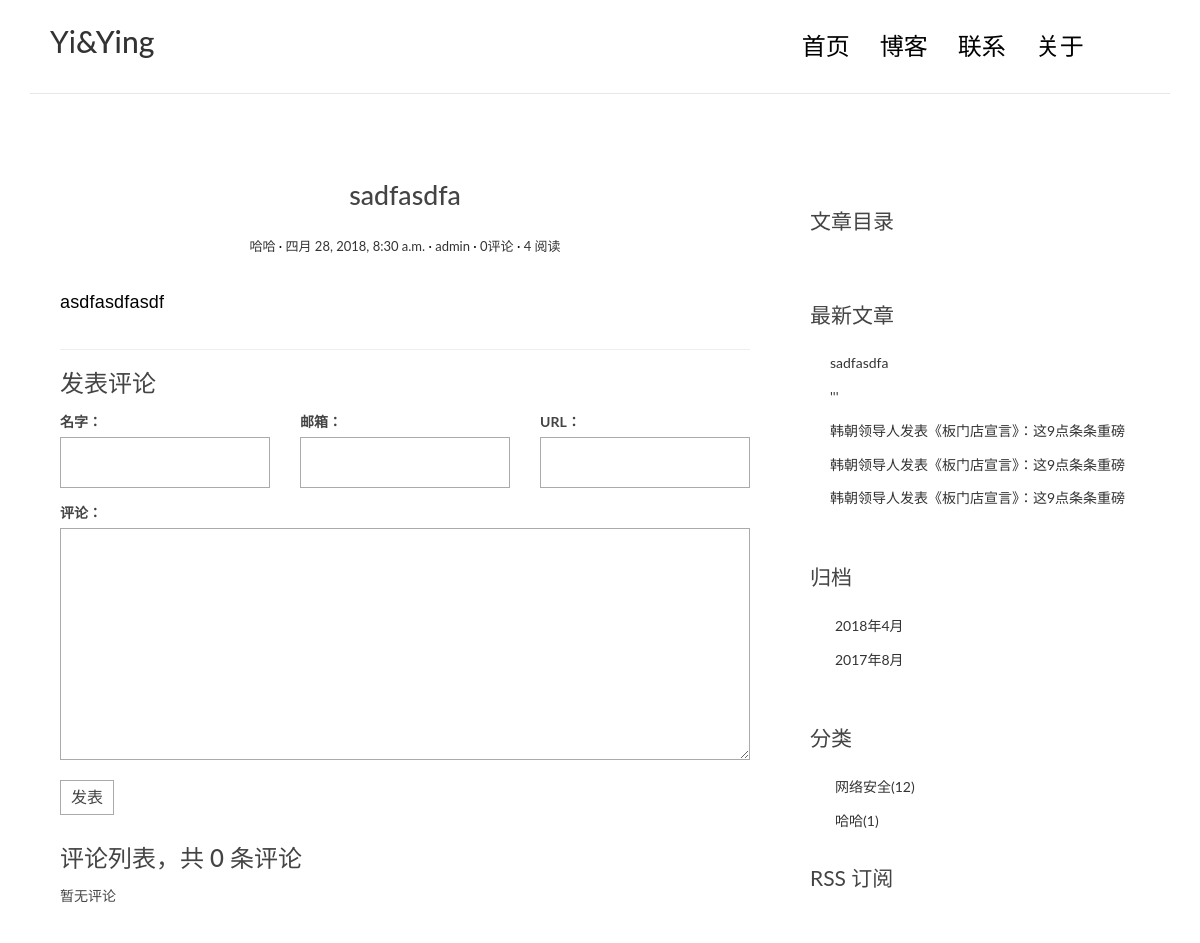
The page /post/13/ on the database its author committed.
### blog/models.py (models this page shows, shortened)
class Post(models.Model):
    title = models.CharField(max_length=70)
    body = models.TextField()
    excerpt = models.CharField(max_length=200,blank=True)
    created_time = models.DateTimeField()
    modified_time = models.DateTimeField()
    category = models.ForeignKey(Category,on_delete=models.CASCADE)
    tags = models.ManyToManyField(Tag, blank=True)
    author = models.ForeignKey(User,on_delete=models.CASCADE)
    views = models.PositiveIntegerField(default=0)
    def get_absolute_url(self):
        return reverse('blog:detail', kwargs={'pk':self.pk})
    def increase_views(self):
        self.views += 1
        self.save(update_fields=['views'])
    def save(self, *args, **kwargs):
        if not self.excerpt:
            md =markdown.Markdown(extensions=[
                'markdown.extensions.extra',
                'markdown.extensions.codehilite',])
            self.excerpt = strip_tags(md.convert(self.body))[:54]
        super(Post,self).save(*args, **kwargs)
    class Meta:
        ordering = ['-created_time','title']

class Category(models.Model):
    name = models.CharField(max_length=100)

### blog/views.py (the view)
# urls.py: url(r'^post/(?P<pk>[0-9]+)/$',views.detail,name='detail'),
def detail(request,pk):
    post = get_object_or_404(Post,pk=pk)
    post.increase_views()
    post.body = markdown.markdown(post.body,
                                  extensions=['markdown.extensions.extra',
                                             'markdown.extensions.codehilite',
                                             'markdown.extensions.toc',
                              ])
    form = CommentForm()
    comment_list = post.comment_set.all()
    context={'post':post,
             'form':form,
             'comment_list':comment_list}
    return render(request,'blog/detail.html',context=context)

### comments/forms.py
class CommentForm(forms.ModelForm):
    class Meta:
        model = Comment
        fields =['name','email','url','text']

### blog/templatetags/blog_tags.py (called while the page is built)
@register.simple_tag()
def get_recent_posts(num=5):
    return Post.objects.all().order_by('-created_time')[:num]

@register.simple_tag()
def archives():
    return Post.objects.dates('created_time','month',order='DESC')

@register.simple_tag()
def get_categories():
    return Category.objects.annotate(num_posts=Count('post')).filter(num_posts__gt=0)

### templates/blog/detail.html (shortened to what this page needs)
{% extends 'base.html' %}
{% block main %}
    <article class="post post-{{ post.pk }}">
        <header class="entry-header">
            <h1 class="entry-title">{{ post.title }}</h1>
            <div class="entry-meta">
                <span class="post-category"><a href="#">{{ post.category.name }}</a></span>
                <span class="post-date"><a href="#"><time class="entry-date"
                                                          datetime="{{ post.created_time }}">{{ post.created_time }}</time></a></span>
                <span class="post-author"><a href="#">{{ post.author }}</a></span>
                <span class="comments-link"><a href="#">{{post.comment_set.count}}评论</a></span>
                <span class="views-count"><a href="#">{{post.views}} 阅读</a></span>
            </div>
        </header>
        <div class="entry-content clearfix">
            {{ post.body|safe }}
        </div>
    </article>
    <section class="comment-area" id="comment-area">
        <hr>
        <h3>发表评论</h3>
        <form action="{% url 'comments:post_comment' post.pk %}" method="post" class="comment-form">
  <div class="row">
    <div class="col-md-4">
      <label for="{{ form.name.id_for_label }}">名字：</label>
      {{ form.name }}
    </div>
    <div class="col-md-4">
      <label for="{{ form.email.id_for_label }}">邮箱：</label>
      {{ form.email }}
    </div>
    <div class="col-md-4">
      <label for="{{ form.url.id_for_label }}">URL：</label>
      {{ form.url }}
    </div>
    <div class="col-md-12">
      <label for="{{ form.text.id_for_label }}">评论：</label>
      {{ form.text }}
      <button type="submit" class="comment-btn">发表</button>
    </div>
  </div>
</form>
        <div class="comment-list-panel">
            <h3>评论列表，共 <span>{{post.comment_set.count}}</span> 条评论</h3>
            <ul class="comment-list list-unstyled">
                {% for comment in comment_list %}
            <li class="comment-item">
                <span class="nickname">{{ comment.name }}</span>
                <time class="submit-date">{{ comment.created_time }}</time>
                <div class="text">
                {{ comment.text }}
                </div>
             </li>
            {% empty %}
        暂无评论
        {% endfor %}
</ul>
        </div>
    </section>
{% endblock main %}
{% block toc %}
    <div class="widget widget-content">
        <div class="widget widget-content">
        <h3 class="widget-title">文章目录</h3>
    </div>
{% endblock toc %}

### templates/base.html (shortened to what this page needs)
{%load staticfiles%}
{%load blog_tags%}
<!DOCTYPE html>
<html>
<head>
    <link rel="stylesheet" href="css/bootstrap.min.css">
    <link rel="stylesheet" href="http://code.ionicframework.com/ionicons/2.0.1/css/ionicons.min.css">
    <link rel="stylesheet" href="{% static 'blog/css/bootstrap.min.css' %}">
    <link rel="stylesheet" href="{% static 'blog/css/pace.css' %}">
    <link rel="stylesheet" href="{% static 'blog/css/custom.css' %}">
    <link rel="stylesheet" href="{% static 'blog/css/highlights/github.css' %}">
</head>
<body>
<div class="container">
    <header id="site-header">
        <div class="row">
            <div class="col-md-4 col-sm-5 col-xs-8">
                <div class="logo">
                    <h2><a href="{% url 'blog:index' %}"><b>Yi</b>&amp;Ying</a></h2>
                </div>
            </div>
            <div class="col-md-8 col-sm-7 col-xs-4">
                <nav class="main-nav" role="navigation">
                    <div class="collapse navbar-collapse" id="bs-example-navbar-collapse-1">
                        <ul class="nav navbar-nav navbar-right">
                            <li class="cl-effect-11"><a href="{% url 'blog:index' %}" data-hover="首页">首页</a></li>
                            <li class="cl-effect-11"><a href="{% url 'blog:index' %}" data-hover="博客">博客</a></li>
                            <li class="cl-effect-11"><a href="{% url 'blog:index' %}" data-hover="联系">联系</a></li>
                            <li class="cl-effect-11"><a href="{% url 'blog:index' %}" data-hover="关于">关于</a></li>
                        </ul>
                    </div>
                </nav>
            </div>
        </div>
    </header>
</div>
<div class="content-body">
    <div class="container">
        <div class="row">
            <main class="col-md-8">
                {% block main %}
                {% endblock main %}
            </main>
            <aside class="col-md-4">
                {% block toc %}
                {% endblock toc %}
                <div class="widget widget-recent-posts">
                    <h3 class="widget-title">最新文章</h3>
                    {% get_recent_posts as recent_post_list %}
                    <ul>
                        {%for post in recent_post_list%}
                        <li>
                            <a href="{{ post.get_absolute_url }}">{{ post.title }}</a>
                        </li>
                        {% empty %}
                        暂无文章!
                        {%endfor%}
                    </ul>
                </div>
                <div class="widget widget-archives">
                    <h3 class="widget-title">归档</h3>
                    {% archives as date_list %}
                    <ul>
                        {% for date in date_list %}
                        <li>
                            <a href="{% url 'blog:archives' date.year date.month %}">
                                {{date.year}}年{{date.month}}月
                            </a>
                        </li>
                        {% empty %}
                        暂无归档!
                        {% endfor %}
                    </ul>
                </div>
                <div class="widget widget-category">
                    <h3 class="widget-title">分类</h3>
                        {% get_categories as category_list %}
                    <ul>
                        {% for category in category_list %}
                        <li>
                            <a href="{% url 'blog:category' category.pk %}">{{category.name}}<span class="post-count">({{ category.num_posts }})</span></a>
                        </li>
                        {% empty%}
                        暂无分类!
                        {% endfor %}
                    </ul>
                </div>
                <div class="rss">
                    <a href="{%url 'rss'%}"> RSS 订阅</a>
                </div>
            </aside>
        </div>
    </div>
</div>
</body>
</html>

### blog/static/blog/css/custom.css (style rules this page uses)
* { outline: none; }
h1, h2, h3, h4, h5, h6 { margin-top: 0; }
b { font-weight: 400; }
a { color: #333; }
body { color: #444; font-family: 'Lato', sans-serif; }
p { font-family: 'Ubuntu', sans-serif; font-weight: 400; word-spacing: 1px; letter-spacing: 0.01em; }
#site-header { background-color: #FFF; padding: 25px 20px; margin-bottom: 40px; border-bottom: 1px solid #e7e7e7; }
.main-nav { margin-top: 11px; max-width: 95%; }
.main-nav a { color: #000000 !important; padding: 0 0 5px 0 !important; margin-right: 30px; font-family: 'Lato', sans-serif; font-weight: 300; font-size: 24px; }
.cl-effect-11 a { padding: 10px 0; color: #0972b4; text-shadow: none; }
.cl-effect-11 a::before { position: absolute; top: 0; left: 0; overflow: hidden; padding: 0 0 5px 0 !important; max-width: 0; border-bottom: 1px solid #000; color: #000; content: attr(data-hover); white-space: nowrap; -webkit-transition: max-width 0.5s; -moz-transition: max-width 0.5s; transition: max-width 0.5s; }
.content-body { padding-bottom: 4em; }
.post { background: #fff; padding: 30px 30px 0; }
.entry-title { text-align: center; font-size: 1.9em; margin-bottom: 20px; line-height: 1.6; padding: 10px 20px 0; }
.entry-meta { text-align: center; color: #DDDDDD; font-size: 13px; margin-bottom: 30px; }
.entry-content { font-size: 18px; line-height: 1.9; font-weight: 300; color: #000; }
.post-category::after, .post-date::after, .post-author::after, .comments-link::after { content: ' ·'; color: #000; }
.widget { background: #fff; padding: 30px 0 0; }
.widget-title { font-size: 1.5em; margin-bottom: 20px; line-height: 1.6; padding: 10px 0 0; font-weight: 400; }
.widget-recent-posts ul { padding: 0; margin: 0; padding-left: 20px; }
.widget-recent-posts ul li { list-style-type: none; position: relative; line-height: 170%; margin-bottom: 10px; }
.widget-recent-posts ul li::before { content: '\f3d3'; font-family: "Ionicons"; position: absolute; left: -17px; top: 3px; font-size: 16px; color: #000; }
.widget-archives ul { padding: 0; margin: 0; padding-left: 25px; }
.widget-archives ul li { list-style-type: none; position: relative; line-height: 170%; margin-bottom: 10px; }
.widget-archives ul li::before { content: '\f3f3'; font-family: "Ionicons"; position: absolute; left: -25px; top: 1px; font-size: 16px; color: #000; }
.widget-category ul { padding: 0; margin: 0; padding-left: 25px; }
.widget-category ul li { list-style-type: none; position: relative; line-height: 170%; margin-bottom: 10px; }
.widget-category ul li::before { content: '\f3fe'; font-family: "Ionicons"; position: absolute; left: -25px; top: 1px; font-size: 18px; color: #000; }
.widget-content ul li { margin-bottom: 10px; }
.rss { font-size: 21px; margin-top: 30px; }
.rss a { color: #444; }
.contact-form input, .comment-form input { border: 1px solid #aaa; margin-bottom: 15px; width: 100%; padding: 15px 15px; font-size: 16px; line-height: 100%; transition: 0.4s border-color linear; }
.contact-form textarea, .comment-form textarea { border: 1px solid #aaa; margin-bottom: 15px; width: 100%; padding: 15px 15px; font-size: 16px; line-height: 20px !important; min-height: 183px; transition: 0.4s border-color linear; }
.comment-area { padding: 0 30px 0; }
.comment-form { margin-top: 15px; }
.comment-form .comment-btn { background-color: #fff; border: 1px solid #aaa; font-size: 16px; padding: 5px 10px; }
.comment-list-panel { margin-top: 30px; }
.comment-list { margin-top: 15px; }

### rows shown on the page
Post: title "sadfasdfa", category.name "哈哈", created_time "四月 28, 2018, 8:30 a.m.", author "admin", comment_set.count "0", views "4", body "asdfasdfasdf"
Post: title "'''"
Post: title "韩朝领导人发表《板门店宣言》：这9点条条重磅"
Post: title "韩朝领导人发表《板门店宣言》：这9点条条重磅"
Post: title "韩朝领导人发表《板门店宣言》：这9点条条重磅"
Category: name "网络安全", num_posts "12"
Category: name "哈哈", num_posts "1"

### other values the page prints
{{ date.year }} "2018" "2017"
{{ date.month }} "4" "8"
